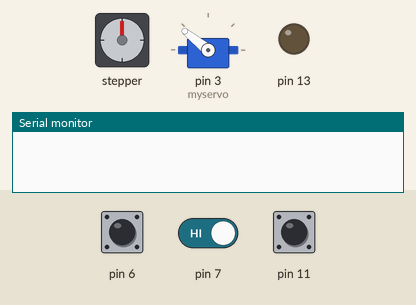
The sketch below on a simulated Arduino Mega 2560, built with avr-gcc and run on an emulated ATmega2560. Shown: stepper motor, servo, output pins drawn as LEDs (lit = HIGH), the last lines printed to the serial monitor. Wiring (inferred from the names in the program): stepper motor driver (200 steps per turn assumed): step pin 5; direction pin 4. Inputs (shaded band) come from the test bench; at power-on: pin 11 HIGH, pin 7 HIGH, pin 6 HIGH. Pins used as bus, display or sensor lines are not drawn.

Above: at 0.1 s.
At 6.7 s:
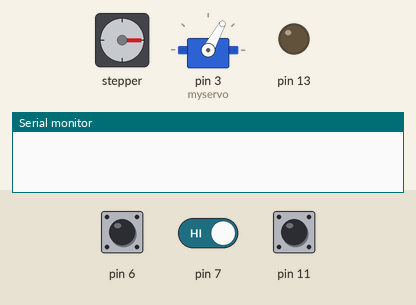
6.8 s: pin 11 pulled LOW for 0.15 s
12.9 s: pin 7 driven LOW
15.9 s: pin 11 pulled LOW for 3.2 s
20.6 s: pin 6 pulled LOW for 0.15 s
At 32.0 s:
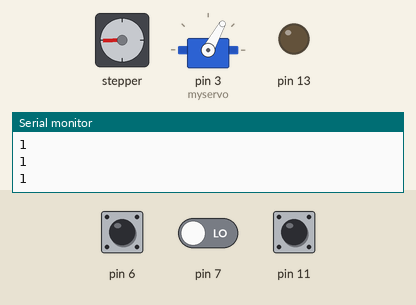
Timing chart, 0 to 33.2 s (numbered marks = the images above; inputs shaded):
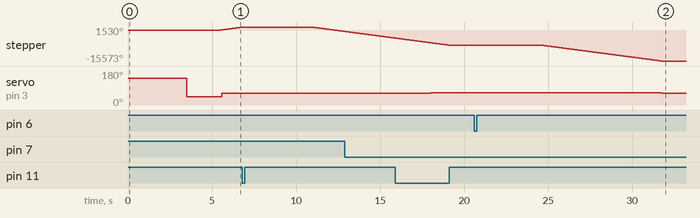

Measured:
- after the input at 20.6 s, stepper: turns 7922° counter-clockwise in 7.1 s, starting after 4.0 s; servo on pin 3 (myservo): 66° → 61° after 11.1 s

The sketch:

today.ino
```cpp
#include<Servo.h>
#include<stdio.h>
#include<stdlib.h>
#include<math.h>
#define pi 3.1415926
#define mylength 2400
#define mymistake 100
Servo myservo;
void  textbujin();
void  runStepper();
void BuJinsetup();
float JG_R1[5];
float JG_R2[5];
const int dirPin   =  4;   // Direction
const int stepPin  = 5;   // Step
//const int enPin    = 6;   // Enable
int ButtonState;
int myspeed;

char my_X;
double POS_ang1;
double POS_ang;
int motorSpeed = 800;
int data_L = 1;
int ButtonState_l = 1;

void setup()
{
  mocalun();
  Serial.begin(9600);
  Serial1.begin(19200);
  Serial2.begin(19200);
  BuJinsetup();
}

void loop()
{
  begintime();
  ButtonState = digitalRead(11);//限位开关
  while (ButtonState != ButtonState_l)//ButtonState == LOW
  { digitalWrite(dirPin, LOW);
    ButtonState_l = 0;
    int data = digitalRead(6); //接受主机靠边指令
    Serial.println(data);
    if (data == data_L)
      /*------开始复位---*/
    { data_L = 0;
      POS_ang = 0;
      jiguang();
      textbujin();
      delay(10);
      runStepper(POS_ang);
      myservo.writeMicroseconds(1175);
      //    ButtonState_l=ButtonState;
    }
  }
  int aa = digitalRead(7);
  if (aa == 0)
    myservo.writeMicroseconds(1225);
  if (aa == 1)
    myservo.writeMicroseconds(1175);

}

/*--------------步进电机转动-----------*/
void runStepper (double circle)
{
  for (int t = 0; t < circle; t++)
  {
    digitalWrite(stepPin, HIGH);
    delayMicroseconds(motorSpeed);
    digitalWrite(stepPin, LOW);
    delayMicroseconds(motorSpeed);
  }
}

/*------用射击中间桶来验证步进电机-----*/
void  textbujin()
{
  float my_x = (JG_R1[0] - JG_R2[0]) / 2;
  POS_ang1 = atan2(2400 , my_x);
  POS_ang = POS_ang1 * double(180) / pi * 440 / 9;
  int my_long = sqrt(40.00000 + my_x * my_x);
  myspeed = 0.000000001387 * my_long * my_long * my_long - 0.000010265 * my_long * my_long + 0.0791 * my_long + 1149.3;

}
/*
  void targetangle()
  {
    switch( A[1]-A[2] )
    {
      case 2: case 6:
        {
          dy=4800-mymistake;
          dx=2400+my_X;}
        break;
      case 1: case 5:
        {
          dy=4800-mymistake;
          dx=2400-my_X;}
        break;
      case 3: case 7:
        {
          dy=0;
          dx=2400+my_X;}
        break;
      case 4:
        {
          dy=0;
          dx=2400-my_X;}
        break;
    }
  }    */


/*------------------步进电机初始化-----------------------*/
void BuJinsetup()
{ pinMode(6, INPUT_PULLUP);
  pinMode(7, INPUT);
  pinMode(13, OUTPUT);
  pinMode(11, INPUT_PULLUP);
  pinMode(stepPin, OUTPUT);
  pinMode(dirPin , OUTPUT);
  digitalWrite(dirPin, HIGH);
}

void  begintime()
{
  for (int t = 0; t < 50; t++)
  {
    digitalWrite(stepPin, HIGH);
    delayMicroseconds(800);
    digitalWrite(stepPin, LOW);
    delayMicroseconds(800);
  }
}

void mocalun()
{ myservo.attach(3);
  pinMode(3, OUTPUT);
  myservo.writeMicroseconds(2000);
  delay(3500);
  myservo.writeMicroseconds(1000);
  delay(2000);
}
/*----谁也别动我的激光------*/
void jiguang() {
  Serial1.print('D');
  for (int i = 0; i < 2; i++)
    JG_R1[i] = Serial1.parseFloat();
  Serial.println(JG_R1[0]);
  Serial2.print('D');
  for (int i = 0; i < 2; i++)
    JG_R2[i] = Serial2.parseFloat();
  Serial.println(JG_R2[0]);
}
```
